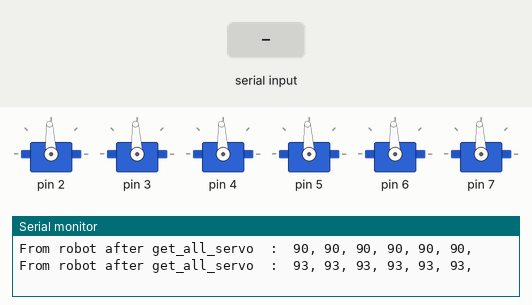
This sketch was run on a simulated Arduino Uno, built with avr-gcc and run on an emulated ATmega328P. Shown: 6 × servo, the last lines printed to the serial monitor. The test bench sets the inputs (shaded band).

Above: at 2.3 s.
2.4 s: "90,45,200\n" received over Serial
At 3.21 s:
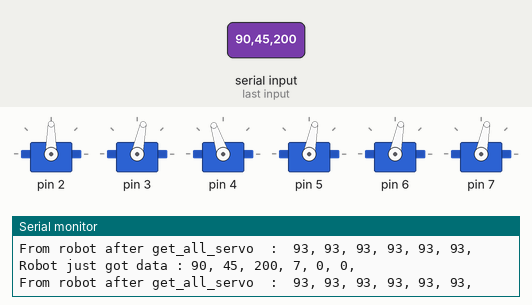
5.4 s: "30,150,10\n" received over Serial
At 7.14 s:
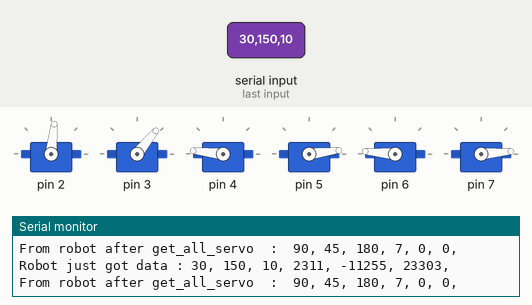
11.4 s: "90,45\n" received over Serial
At 12.95 s:
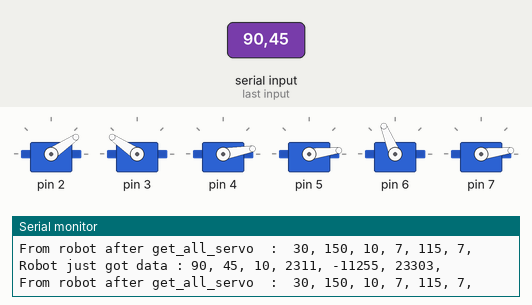
14.4 s: "30,150\n" received over Serial
17.4 s: "90,45,200,10\n" received over Serial
At 17.78 s:
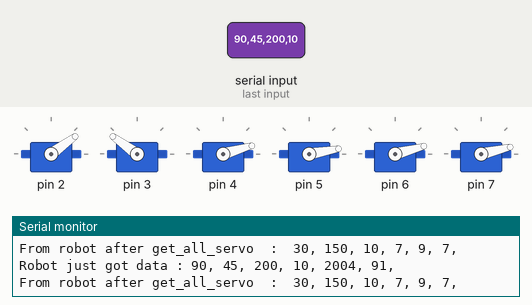
23.4 s: "30,150,10,200\n" received over Serial
At 24.16 s:
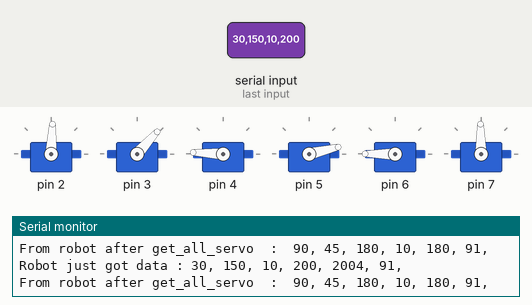
Timing chart, 0 to 29.4 s (numbered marks = the images above; inputs shaded):
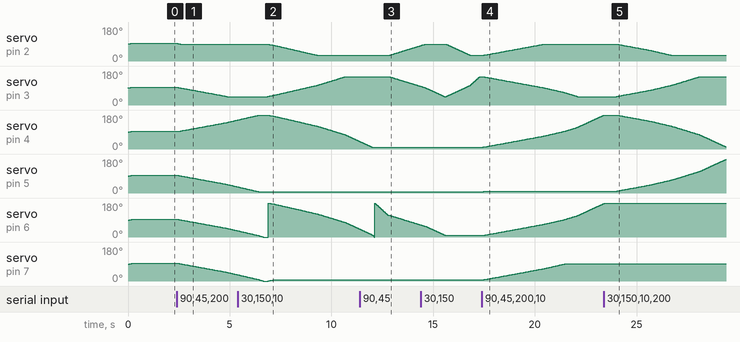

Measured:
- after the input at 2.4 s, servo on pin 2: 93° → 92° after 0.05 s, → 91° 0.06 s later, → 90° 0.06 s later; servo on pin 3: moves from 93° to 45° over 2.4 s, starting after 0.07 s
- after the input at 5.4 s, servo on pin 2: moves from 90° to 30° over 2.5 s, starting after 1.4 s; servo on pin 3: moves from 45° to 150° over 3.8 s, starting after 1.5 s
- after the input at 11.4 s, servo on pin 2: moves from 30° to 82° over 1.6 s, starting after 1.4 s; servo on pin 3: moves from 150° to 98° over 1.5 s, starting after 1.5 s
- after the input at 17.4 s, servo on pin 2: moves from 30° to 90° over 3.0 s, starting after 0.06 s; servo on pin 3: moves from 150° to 45° over 4.6 s, starting after 0.08 s
- after the input at 23.4 s, servo on pin 2: moves from 90° to 30° over 2.7 s, starting after 0.62 s; servo on pin 3: moves from 45° to 150° over 4.1 s, starting after 0.64 s; servo on pin 5: moves from 10° to 177° over 5.3 s, starting after 0.65 s

The sketch:

learm_03.ino
```cpp
/*
 * learm_03.ino
 * Двигаемся дальше. Добавляем фиксированные команды.
 * Т.е. из начального положения - взять предмет и переместить.
 * Обнаружилась проблема с парсером строки, приходящей из ПК.
 * Перехожу к следующему проекту, чтобы этот сохранился.
 *
 * learm_02.ino
 * Настриваем прием, парсинг и выполнение команд от serial порта. [сделано 24.05.2021]
 *
 * learm_01.ino
 * Готовая база для развития проекта
 * Роботу надо сообщать углы (конечное положение)+ для приводов, далее он сам передвигает ПЛАВНО двигатели в нужную позицию
*/

#include <Servo.h>
#include "/home/evkuz/lit/learm/include/hiwonder.h"

#include <stdlib.h>
#include "/home/evkuz/lit/learm/include/Parser.h"

#include "AsyncStream.h"  // асинхронное чтение сериал
AsyncStream<50> serial(&Serial, ';');   // указываем обработчик и стоп символ


#define serv_number 6 // Количество приводов под управлением

Servo servo1, servo2, servo3,servo4,servo5,servo6;
Servo servos [6] = {servo1, servo2, servo3,servo4,servo5,servo6};

int S4_pos, S5_pos;
int *s1, *s2, *s3, *s4, *s5, *s6;
byte current_s [6]; // Текущее значение угла для соответстующего привода 0-180
byte target_pos[6];
byte delta [6];     // Разница (между текущим и целевым положением) в угле для соответствующего привода 0 - 180
//String message, number;//, s_pos;
char *s_pos;

int inByte; // Данные, полученные по serial

//++++++++++++++++++++++++ setup
void setup() {
  Serial.begin(115200);
  while (!Serial) {

      ; // wait for serial port to connect. Needed for native USB port only

    }
// attach servos to correspondent pin
  for (int i=0; i<= serv_number -1; i++)  { servos[i].attach(i+2), 500, 2500; }
  move_servo_together(hwr_Start_position);
  delay(1000);
  //get_all_servos();
  //delay(10000);
  //delay(1500);

}
//++++++++++++++++++++++++ loop
void loop() {

int inByte;
parse_command();
/*
    if (Serial.available() > 0) {

        // get incoming byte:

        inByte = Serial.read();
        Serial.print("NANO received: ");
        Serial.println(inByte, DEC);


   // clamp();
    delay(1500);
    }
    */

/*  move_servo_together(sit_down_position);
  delay(1500);

  move_servo_together(hwr_Start_position);
  delay(1500);
*/


}//loop
//+++++++++++++++++++++++++++++++++++ to_fix_position(byte *pos)
/*
void to_fix_position (*pos)
Перейти в позицию из набора фиксированных.
параметр - указатель на массив значений углов приводов.
*/
void to_fix_position(int *pos) { for (int i=0; i<= serv_number -1; i++) { servos[i].write(pos[i]); delay(15); }
}

//++++++++++++++++++++++++++++++++++ start
// А вообще, на будущее, надо чтобы сначала считывала текущую позицию и
// и на основании этого вычисляла количество шагов, чтобы было плавное
// позиционирование в начальную позицию.
void start_pozition() { to_fix_position(hwr_Start_position); }//start_pozition
//+++++++++++++++++++++++++++ sit_down
//Присаживаем. Предположительно из начальной позиции
// Пример плавного передвижения. Два привода двигаются одновременно.
void sit_down_pozition(int s4_pos, int s5_pos)
{
  int i;

  for (int i = 0; i <= 44; i++) {
    s5_pos -= 1;  s4_pos -= 1;
    servo5.write(s5_pos); delay(15);
    servo4.write(s4_pos); delay(15);

  }

}//sit_down_pozition(
//+++++++++++++++++++++++++++++++++++
  /* Прибавляем градус по 1 45 раз.
  Предполагается, что встаем из сидячего положения
  */
void stand_up_pozition(int s4_pos, int s5_pos)
{
  int i;


  for (int i = 0; i <= 44; i++) {
    s5_pos += 1;
    s4_pos += 1;
    servo5.write(s5_pos);
    delay(15);
    servo4.write(s4_pos);
    delay(15);
  }

}//stand_up_pozition

//++++++++++++++++++++++
/* Клацаем захватом
*/
void clamp () //int clamp_angle
{
  int clamp_cur;
  servo1.write(45);
  delay(1500);
  servo1.write(180);
  delay(1500);
/*
  clamp_cur = clamp_angle;
  if (clamp_cur <60)
    {
      servo1.write(60);
      delay(1500);
      servo1.write(180);
      }
   else {
         servo3.write(180);
         delay(1500);
   }
*/
  }
//+++++++++++++++++++++++++++++++
/* Принимаем позу шахматного коня
*/
void horse_stand(void)
{
  int i;
  int s3_pos;

  s3_pos=servo3.read();
  for (int i = 0; i <= 89; i++) {

  servo3.write(s3_pos -i);
  delay(10);
  }//for
  delay(1500);
  //++++++++ go back
/*  s3_pos=servo3.read();
   for (int i = 0; i <= 89; i++) {

  servo3.write(s3_pos +i);
  delay(10);
  }//for
   delay(1500);
 //++++++++++++++++++ More angulation

   s3_pos=servo3.read();
   for (int i = 0; i <= 89; i++) {

  servo3.write(s3_pos +i);
  delay(10);
  }//for
*/
  } // horse_stand()
//++++++++++++++++++++++++++++++++++++++++++++++++
/*
Получить значения углов для всех приводов
*/
void get_all_servos(void)
{
    String message;
    message = "From robot after get_all_servo  :  ";
    for (int i=0; i<=serv_number - 1; i++)
    {

      current_s[i] = servos[i].read(); //Current servo
        //  message += String(i); message += " position ";
      message += String(current_s[i]);  message += ", ";
    //
    }
    Serial.println(message);
}//get_all_servos()

//+++++++++++++++++++++++++++++++++++
/*
  Задаем значения приращения угла и направление для всех приводов для текущей и целевой позиции
*/
void get_curr_delta (int *pos)
{

  for (int i=0; i<=serv_number -1; i++)
  {
    if (current_s[i] > pos[i])
      {
       delta[i] = current_s[i] - pos[i];
       DF[i] = -1;
      }
    else
      {
        delta[i] = pos[i] - current_s[i];
       DF[i] = 1;
      }

  }//for


}//get_curr_delta

//+++++++++++++++++++++++++++++++++++ move_servo_together (byte *pos)

/*
Алгоритм :
Берем самое большое delta и задаем как счетчик цикла внешнего
А внутри перебираем все приводы - каждый со своей дельтой.
Берем снова самое большое и т.д.
*/
void move_servo_together (int *pos) // address of position array and direction flag array, текущую позицию вычисляем
{
  byte s_pos, maxdt, counter;
  String message;
  get_all_servos();
  get_curr_delta(pos);
  maxdt = get_max_delta(delta); // индекс в массиве delta, а не абсолютное значение/
/*  message = "Servo index with max delta is ";
  message += String(maxdt);
  Serial.println(message);

  message = "Max delta value is ";
  message += String(delta[maxdt]);

  Serial.println(message);

  message = "Delta values are : ";
  for (byte i=0; i<= serv_number -1; i++){ message += String(DF[i]); message += ", ";}
  Serial.println(message);
*/
while (maxdt != 100) // Перебираем дельты с наибольшим значением пока таковое не станет нулевым.
{
    counter = delta[maxdt];
  for (byte dt=0; dt <= counter  -1; dt++) //Берем дельту по индексу из массива
   {
/*     message = "Current Max delta value is ";
     message += String(delta[maxdt]);
     Serial.println(message);
*/
     for (byte i=0; i<=serv_number -1; i++) // ОБходим все приводы
       {
        s_pos = servos[i].read();
    if (delta[i] !=0)
    {
      s_pos = s_pos + DF[i];
      servos[i].write(s_pos);
      delta[i] -= 1;
      delay(10);
    }
    }//for int i=0 // все приводы

  }//for int dt=0; // вся текущая макс. дельта
    // Обошли все приводы. Определяем новое значение maxdt
    maxdt = get_max_delta(delta);

}//while (maxdt != 100)

// Посылаем текущие позиции после завершения движений.
get_all_servos();
/*
И вот тут надо бы сравнить, что пришло и что сейчас.
*/

}//move_servo_together

//++++++++++++++++++++
/*Возвращает индекс макисмального элемента в массиве delta*/
byte get_max_delta (byte *arr)
{
  int maxdelta, index;
  maxdelta=0;
  index=0;
  for (int i=0; i<=5; i++)
  {
    if (arr[i] > maxdelta)
    {
      maxdelta = arr[i];
      index = i;
    }

  }//for

  if (maxdelta==0)
  { // Перебрали все дельты и все теперь равны 0
    index = 100;
  }

  return index;
} //get_max_delta
//++++++++++++++++++++++++++
void parse_command ()
{
    String message;
    if (serial.available()) {
      Parser data(serial.buf, ',');  // отдаём парсеру
      int ints[6];           // массив для численных данных, у нас 6 приводов
      data.parseInts(ints);   // парсим в него

      message = "Robot just got data : ";
      for (int i=0; i<=5; i++)
      {          message += String(ints[i]); message += ", ";

      }
      Serial.println(message);

      move_servo_together(ints);
      /*Now send current servo data to PC*/
     // get_all_servos();

    }//if (serial.available())


 /*
    switch (data) {

    case 0x55:
        clamp();
        break;
    default:
        message = "Wrong data !!!";
        Serial.println(message);

    }
*/

}//parse_command

//+++++++++++++++++++++++++++++
```

AsyncStream.h
```cpp
#ifndef AsyncStream_h
#define AsyncStream_h

template < uint16_t SIZE >
class AsyncStream {
  public:
    AsyncStream(Stream* port, char ter = ';', uint16_t tout = 50) {
      _port = port;
      _tout = tout;
      _ter = ter;
    }
    bool available() {
      if (_port -> available()) {
        if (!_parseF) {
          _parseF = true;
          _count = 0;
          _tmr = millis();
        }
        char ch = _port -> read();
        if (ch == _ter) {
          buf[_count] = '\0';
          _parseF = false;
          return true;
        } else if (_count < SIZE - 1) buf[_count++] = ch;
        _tmr = millis();
      }
      if (_parseF && millis() - _tmr >= _tout) {
        _parseF = false;
        return true;
      }
      return false;
    }

    char buf[SIZE];

  private:
    Stream* _port;
    char _ter;
    uint16_t _tout, _count = 0;
    uint32_t _tmr = 0;
    bool _parseF = false;
};

#endif
```

Parser.h
```cpp
#ifndef Parser_h
#define Parser_h
// простой и быстрый парсер строк в отдельные строки и числа

class Parser {
  public:
    Parser (char* data, char newDiv = ',') {
      buf = data;
      div = newDiv;
    }
    ~Parser() {
      clear();
    }
    void clear() {
      if (str) free(str);
    }
    int amount() {
      int i = 0, count = 0;
      while (buf[i++]) if (buf[i] == div) count++;  // подсчёт разделителей
      return ++count;
    }
    int split() {
      int am = amount();            // количество данных
      clear();                      // освобождаем буфер
      str = (char**)malloc(am * sizeof(char*)); // создаём буфер
      str[0] = buf;                 // строка 0
      int i = 0, j = 0;             // счётчики
      while (buf[i]) {              // пока не NULL
        if (buf[i] == div) {        // если разделитель
          buf[i] = '\0';            // меняем на NULL
          str[++j] = buf + i + 1;   // запоминаем начало строки
        }
        i++;
      }
      return am;
    }
    int16_t getInt(int num) {
      return atol(str[num]);
    }
    float getFloat(int num) {
      return atof(str[num]);
    }
    bool equals(int num, const char* comp) {
      return !strcmp(str[num], comp);
    }
    int parseInts(int* data) {
      int count = 0;
      char* offset = buf;
      while (true) {
        data[count++] = atoi(offset);
        offset = strchr(offset, div);
        if (offset) offset++;
        else break;
      }
      return count;
    }
    int parseBytes(byte* data) {
      int count = 0;
      char* offset = buf;
      while (true) {
        data[count++] = atoi(offset);
        offset = strchr(offset, div);
        if (offset) offset++;
        else break;
      }
      return count;
    }

    char* buf = NULL;
    char** str = NULL;

    char* operator [] (uint16_t idx) {
      return str[idx];
    }
    char div;
  private:
};

#endif
```
